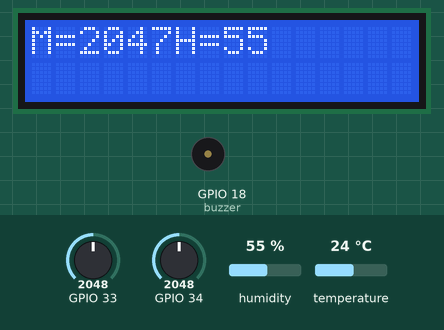
Simulated run of this sketch. Board: ESP32. Parts: 16×2 character LCD, buzzer (waves = sounding, pin HIGH). The inputs (shaded band) are chosen by the test bench; at power-on: temperature 24 °C, GPIO 33 = 2048, GPIO 34 = 2048, humidity 55 %. WiFi joins after 1.5 s; servers stay silent unless stated; no MQTT or app messages arrive unless stated; pins used as bus, display or sensor lines are not drawn; what the sketch prints to the serial monitor is not drawn.

Above: at 4.2 s.
4.3 s: temperature set to 12 °C
At 7.0 s:
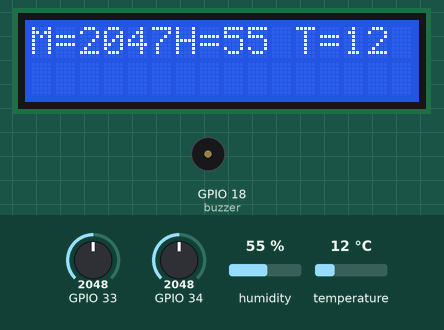
9.6 s: GPIO 33 set to 2866
At 15.1 s:
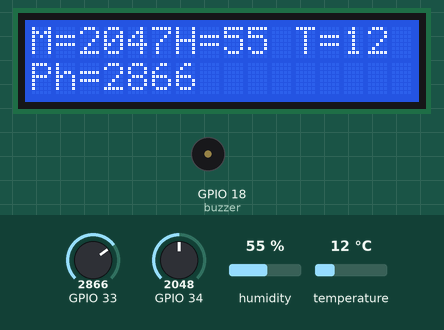
15.7 s: GPIO 34 set to 2866
At 22.4 s:
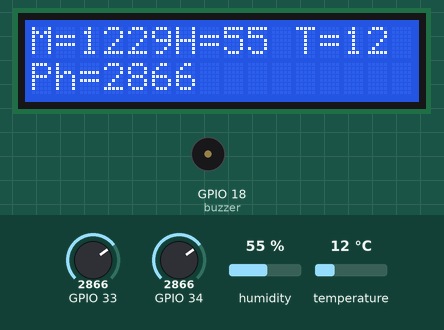
22.7 s: humidity set to 22 %
At 29.5 s:
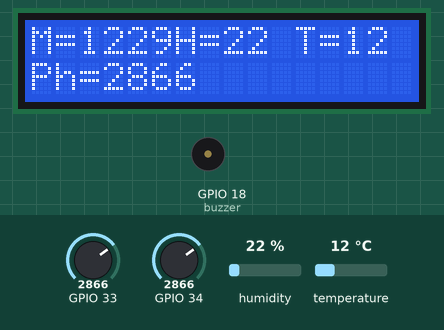
29.8 s: GPIO 33 set to 3972
At 33.5 s:
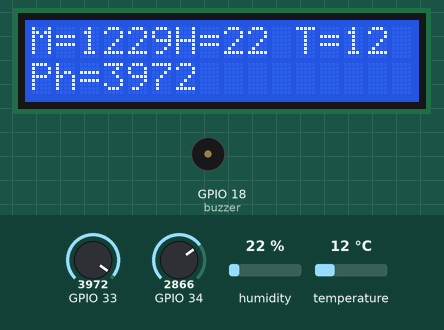
33.8 s: GPIO 34 set to 3972
At 39.7 s:
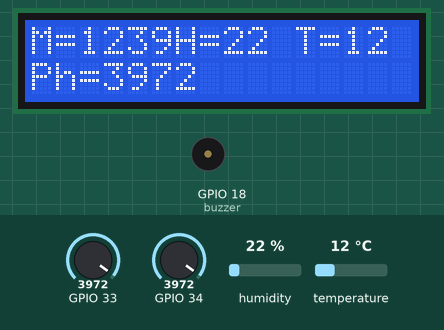
Timing chart, 0 to 41.2 s (numbered marks = the images above; inputs shaded):
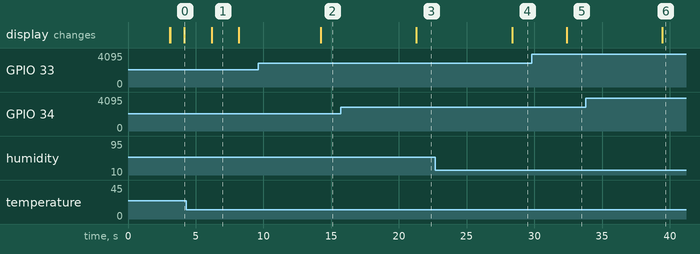

Measured:
- after the input at 9.6 s, the display: changes after 4.6 s (image 2)
- after the input at 15.7 s, the display: changes after 5.6 s (image 3)
- after the input at 22.7 s, the display: changes after 5.7 s (image 4)
- after the input at 29.8 s, the display: changes after 2.6 s (image 5)
- after the input at 33.8 s, the display: changes after 5.7 s (image 6)
- what the display in image 1 shows lasts 2.0 s, from 6.2 s to 8.2 s

The sketch:

IoT_Based_Agriculture_Drip_Irrigation_System.ino
```cpp
/****************************************
 * Include Libraries
 ****************************************/
#include <LiquidCrystal.h>   //Header file
#include <WiFi.h>            //Header file
#include <PubSubClient.h>    //Header file
#include "DHT.h"           // including the library of DHT11 temperature and humidity sensor
#define DHTTYPE DHT11      // DHT 11
#define dht_dpin 32        // Set the GPIO32 as DHT11
DHT dht(dht_dpin, DHTTYPE);

#define WIFISSID "akki"       // Put your WifiSSID here
#define PASSWORD "akki14381"  // Put your wifi password here
#define TOKEN "A1E-Vmzf1uNIopsdnuIQKSmSPrl4StxKKq"   // Put your Ubidots' TOKEN
#define MQTT_CLIENT_NAME "RandomName" // MQTT client Name, please enter your own 8-12 alphanumeric character ASCII string;
 //int pir = 35;                                          //it should be a random and unique ascii string and different from all other devices
#define pump 4    // Set the GPIO4 as RELAY

/****************************************
 * Define Constants
 ****************************************/
#define VARIABLE_LABEL "moisture"    // Assing the variable label
#define VARIABLE_LABEL1 "humidity"   // Assing the variable label
#define VARIABLE_LABEL2 "temp"       // Assing the variable label
#define VARIABLE_LABEL3 "ph"         // Assing the variable label
#define VARIABLE_LABEL_SUBSCRIBE "pump"     // Assing the variable label
#define DEVICE_LABEL "esp32" // Assig the device label

const int rs = 25, en = 26, d4 = 23, d5 = 22, d6 = 21, d7 = 19;
LiquidCrystal lcd(rs, en, d4, d5, d6, d7);


char mqttBroker[]  = "things.ubidots.com";
char payload[100];

char topic[150];
char topichum[150];
char topicph[150];
char topictemp[150];

char topicSubscribe[100];
// Space to store values to send
char str_sensor[10];

/****************************************
 * Auxiliar Functions
 ****************************************/
WiFiClient ubidots;
PubSubClient client(ubidots);


void reconnect() {
  // Loop until we're reconnected
  while (!client.connected()) {
    Serial.println("Attempting MQTT connection...");

    // Attemp to connect
    if (client.connect(MQTT_CLIENT_NAME, TOKEN, "")) {
      Serial.println("Connected");
      client.subscribe(topicSubscribe);
    } else {
      Serial.print("Failed, rc=");
      Serial.print(client.state());
      Serial.println(" try again in 2 seconds");
      // Wait 2 seconds before retrying
      delay(2000);
    }
  }
}
void callback(char* topic, byte* payload, unsigned int length) {
  char p[length + 1];
  memcpy(p, payload, length);
  p[length] = NULL;
  String message(p);

  if (message == "0") {
    digitalWrite(pump, LOW);
  } else {
    digitalWrite(pump, HIGH);
  }

  Serial.write(payload, length);
  Serial.println();
}

/****************************************
 * Main Functions
 ****************************************/
void setup() {
  Serial.begin(115200);
  WiFi.begin(WIFISSID, PASSWORD);
  // Assign the pin as INPUT
  pinMode(pump, OUTPUT);
  pinMode(18, OUTPUT);   //buzzer
  pinMode(35, INPUT);    //PIR

lcd.begin(16, 2);
lcd.print("IoT Bse Agri Sys");
delay(1000);
lcd.clear();
lcd.print("IoT Bse Agri Sys");
delay(1000);
lcd.clear();
lcd.print("IoT Bse Agri Sys");
delay(1000);
lcd.clear();
  Serial.println();
  Serial.print("Wait for WiFi...");
  while (WiFi.status() != WL_CONNECTED) {
    Serial.print(".");
    delay(500);


  }

  Serial.println("");
  Serial.println("WiFi Connected");
  Serial.println("IP address: ");
  Serial.println(WiFi.localIP());
  client.setServer(mqttBroker, 1883);
  client.setCallback(callback);

  sprintf(topicSubscribe, "/v1.6/devices/%s/%s/lv", DEVICE_LABEL, VARIABLE_LABEL_SUBSCRIBE);

  client.subscribe(topicSubscribe);
}

void loop() {
  if (!client.connected()) {
    client.subscribe(topicSubscribe);
    reconnect();
  }


/****************************************
 * Moisture
 ****************************************/
  sprintf(topic, "%s%s", "/v1.6/devices/", DEVICE_LABEL);
  sprintf(payload, "%s", ""); // Cleans the payload
  sprintf(payload, "{\"%s\":", VARIABLE_LABEL); // Adds the variable label

  int moisture = analogRead(34);
  moisture=map(moisture,4095,0,0,4095);
  Serial.print("Value of Sensor is:- ");
  Serial.println(moisture);
  digitalWrite(pump, HIGH);
  if (moisture > 500)
  digitalWrite(pump, 0);
  lcd.setCursor(0, 0);
lcd.print("M=");
lcd.setCursor(2, 0);
lcd.print(moisture);

  /* 4 is mininum width, 2 is precision; float value is copied onto str_sensor*/
  dtostrf(moisture, 4, 2, str_sensor);

  sprintf(payload, "%s {\"value\": %s}}", payload, str_sensor); // Adds the value
  Serial.println("Publishing data to Ubidots Cloud");
  client.publish(topic, payload);
  client.loop();
  delay(1000);
  /****************************************
* DHT Sensor
 ****************************************/
 //Humidity Prog
 sprintf(topichum, "%s%s", "/v1.6/devices/", DEVICE_LABEL);
  sprintf(payload, "%s", ""); // Cleans the payload
  sprintf(payload, "{\"%s\":", VARIABLE_LABEL1); // Adds the variable label

   int h = dht.readHumidity();
   lcd.setCursor(6, 0);
lcd.print("H=");
lcd.setCursor(8, 0);
lcd.print(h);
   //float t = dht.readTemperature();

  /* 4 is mininum width, 2 is precision; float value is copied onto str_sensor*/
  dtostrf(h, 4, 2, str_sensor);

  sprintf(payload, "%s {\"value\": %s}}", payload, str_sensor); // Adds the value
  Serial.println("Publishing data to Ubidots Cloudhum");
  client.publish(topichum, payload);
  client.loop();
  delay(2000);

  //Temp Prog
  sprintf(topictemp, "%s%s", "/v1.6/devices/", DEVICE_LABEL);
  sprintf(payload, "%s", ""); // Cleans the payload
  sprintf(payload, "{\"%s\":", VARIABLE_LABEL2); // Adds the variable label


   int t = dht.readTemperature();
  Serial.println(t);
  lcd.setCursor(11, 0);
lcd.print("T=");
lcd.setCursor(13, 0);
lcd.print(t);
  /* 4 is mininum width, 2 is precision; float value is copied onto str_sensor*/
  dtostrf(t, 4, 2, str_sensor);

  sprintf(payload, "%s {\"value\": %s}}", payload, str_sensor); // Adds the value
  Serial.println("Publishing data to Ubidots Cloudtemp");
  client.publish(topictemp, payload);
  client.loop();
  delay(2000);

  /****************************************
 * ph
 ****************************************/
  sprintf(topicph, "%s%s", "/v1.6/devices/", DEVICE_LABEL);
  sprintf(payload, "%s", ""); // Cleans the payload
  sprintf(payload, "{\"%s\":", VARIABLE_LABEL3); // Adds the variable label

  int ph = analogRead(33);

  Serial.print("Value of ph is:- ");
  Serial.println(ph);
  lcd.setCursor(0, 1);
lcd.print("Ph=");
lcd.setCursor(3, 1);
lcd.print(ph);

  /* 4 is mininum width, 2 is precision; float value is copied onto str_sensor*/
  dtostrf(ph, 4, 2, str_sensor);

  sprintf(payload, "%s {\"value\": %s}}", payload, str_sensor); // Adds the value
  Serial.println("Publishing data to Ubidots Cloud");
  client.publish(topicph, payload);
  client.loop();
  delay(1000);

  /****************************************
 * PIR Sensor
 ****************************************/

//  long pir = digitalRead(35);
//  delay(1000);
//    if(pir == HIGH){
//      digitalWrite (18, HIGH);
//      Serial.println("Motion detected!");
//      lcd.setCursor(7, 1);
//      lcd.print("Motion Det");
//    }
//    else {
//      digitalWrite (18, LOW);
//      Serial.println("Motion absent!");
//      lcd.setCursor(7, 1);
//      lcd.print("             ");
      }
```
